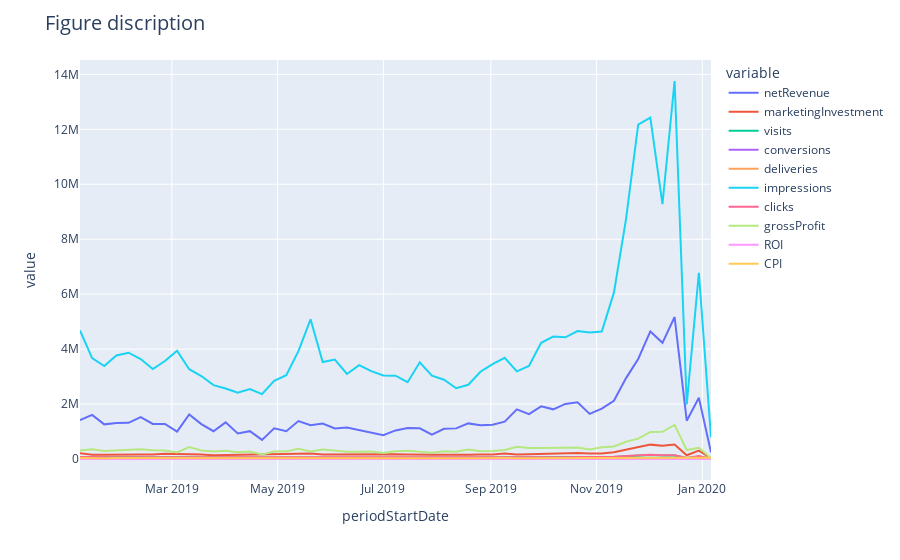

The notebook cell saved with this chart:
### Code cell
fig3 = group_data_w.plot()
fig3.update_layout(title_text="Figure discription", title_font=dict(size=20))
fig3.update_layout(uniformtext_minsize=16, uniformtext_mode='hide')
fig3.show()
